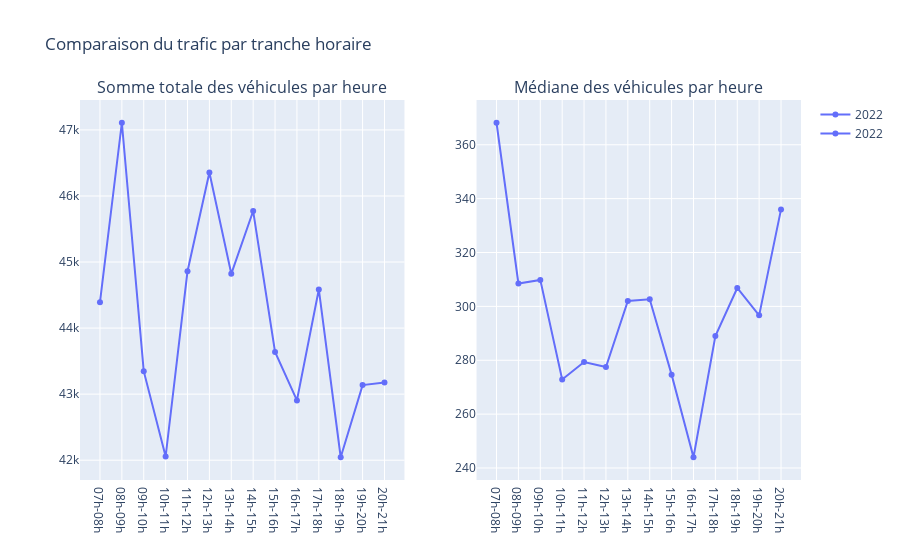

The cell this chart's notebook holds for it:
### Code cell
# 3.2 Trafic en fonction de l'heure : Comparaison Somme vs Médiane (Plotly)
df_hourly_sum = df.groupby(["heure", "année"])["données"].sum().reset_index()
df_hourly_median = df.groupby(["heure", "année"])["données"].median().reset_index()

df_hourly_sum = df_hourly_sum[df_hourly_sum["année"] == 2022]
df_hourly_median = df_hourly_median[df_hourly_median["année"] == 2022]

fig = make_subplots(rows=1, cols=2, subplot_titles=("Somme totale des véhicules par heure", "Médiane des véhicules par heure"))

# Graphique pour la somme
total_fig = px.line(df_hourly_sum, x="heure", y="données", color="année", markers=True,
                    labels={"données": "Nombre total de véhicules", "heure": "Heure", "année": "Année"})
for trace in total_fig.data:
    fig.add_trace(trace, row=1, col=1)

# Graphique pour la médiane
median_fig = px.line(df_hourly_median, x="heure", y="données", color="année", markers=True,
                      labels={"données": "Nombre médian de véhicules", "heure": "Heure", "année": "Année"})
for trace in median_fig.data:
    fig.add_trace(trace, row=1, col=2)

fig.update_layout(title_text="Comparaison du trafic par tranche horaire", showlegend=True)
fig.show()

### Figure 1 — Plotly figure (JSON) as saved in the notebook; plotly's stock layout.template omitted (floating-point values rounded to 4 significant figures)
{"data": [{"hovertemplate": "Année=2022<br>Heure=%{x}<br>Nombre total de véhicules=%{y}<extra></extra>", "legendgroup": "2022", "line": {"color": "#636efa", "dash": "solid"}, "marker": {"symbol": "circle"}, "mode": "lines+markers", "name": "2022", "orientation": "v", "showlegend": true, "type": "scatter", "x": ["07h-08h", "08h-09h", "09h-10h", "10h-11h", "11h-12h", "12h-13h", "13h-14h", "14h-15h", "15h-16h", "16h-17h", "17h-18h", "18h-19h", "19h-20h", "20h-21h"], "xaxis": "x", "y": [44390.0, 47110.0, 43350.0, 42060.0, 44860.0, 46360.0, 44820.0, 45770.0, 43640.0, 42900.0, 44580.0, 42040.0, 43140.0, 43180.0], "yaxis": "y"}, {"hovertemplate": "Année=2022<br>Heure=%{x}<br>Nombre médian de véhicules=%{y}<extra></extra>", "legendgroup": "2022", "line": {"color": "#636efa", "dash": "solid"}, "marker": {"symbol": "circle"}, "mode": "lines+markers", "name": "2022", "orientation": "v", "showlegend": true, "type": "scatter", "x": ["07h-08h", "08h-09h", "09h-10h", "10h-11h", "11h-12h", "12h-13h", "13h-14h", "14h-15h", "15h-16h", "16h-17h", "17h-18h", "18h-19h", "19h-20h", "20h-21h"], "xaxis": "x2", "y": [368.2, 308.5, 309.8, 272.8, 279.3, 277.5, 302.0, 302.7, 274.7, 244.0, 289.0, 306.8, 296.7, 336.0], "yaxis": "y2"}], "layout": {"annotations": [{"font": {"size": 16}, "showarrow": false, "text": "Somme totale des véhicules par heure", "x": 0.225, "xanchor": "center", "xref": "paper", "y": 1, "yanchor": "bottom", "yref": "paper"}, {"font": {"size": 16}, "showarrow": false, "text": "Médiane des véhicules par heure", "x": 0.775, "xanchor": "center", "xref": "paper", "y": 1, "yanchor": "bottom", "yref": "paper"}], "showlegend": true, "title": {"text": "Comparaison du trafic par tranche horaire"}, "xaxis": {"anchor": "y", "domain": [0, 0.45]}, "xaxis2": {"anchor": "y2", "domain": [0.55, 1]}, "yaxis": {"anchor": "x", "domain": [0, 1]}, "yaxis2": {"anchor": "x2", "domain": [0, 1]}}}
